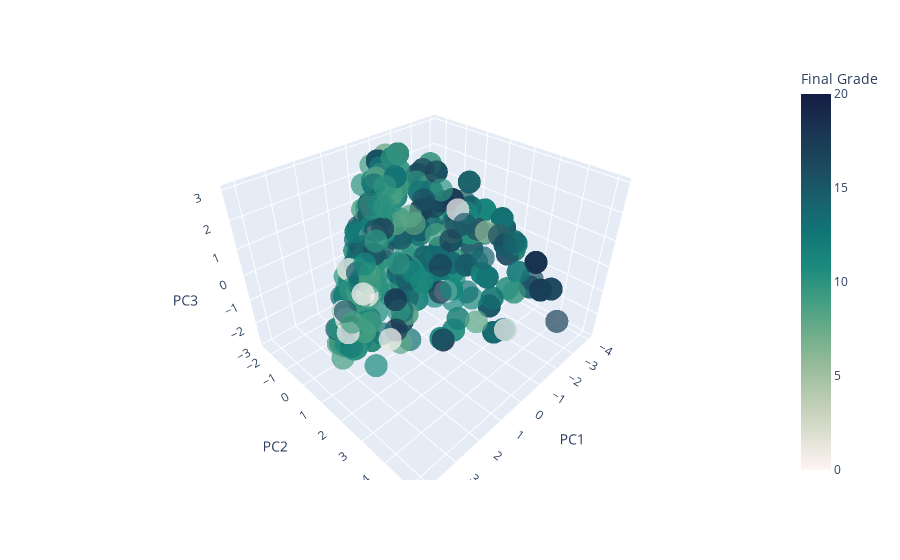

Source (notebook cell):
### Code cell
fig = px.scatter_3d(
    x=df_pca["PC1"],
    y=df_pca["PC2"],
    z=df_pca["PC3"],
    color=df["G3"],
    opacity=0.7,
    color_continuous_scale="tempo",
)

fig.update_layout(
    scene=dict(xaxis_title="PC1", yaxis_title="PC2", zaxis_title="PC3"),
    coloraxis_colorbar=dict(title="Final Grade"),
)
fig.update_traces(mode="markers")
fig.show()

### Figure 1 — Plotly figure (JSON) as saved in the notebook; plotly's stock layout.template omitted (floating-point values rounded to 4 significant figures; data arrays with more than 128 entries replaced by an {"elided": "..."} marker saying what was removed)
{"data": [{"hovertemplate": "x=%{x}<br>y=%{y}<br>z=%{z}<br>color=%{marker.color}<extra></extra>", "legendgroup": "", "marker": {"color": {"elided": "1044 int values"}, "coloraxis": "coloraxis", "opacity": 0.7, "symbol": "circle"}, "mode": "markers", "name": "", "scene": "scene", "showlegend": false, "type": "scatter3d", "x": {"elided": "1044 float values"}, "y": {"elided": "1044 float values"}, "z": {"elided": "1044 float values"}}], "layout": {"coloraxis": {"colorbar": {"title": {"text": "Final Grade"}}, "colorscale": [[0, "rgb(254, 245, 244)"], [0.09091, "rgb(222, 224, 210)"], [0.1818, "rgb(189, 206, 181)"], [0.2727, "rgb(153, 189, 156)"], [0.3636, "rgb(110, 173, 138)"], [0.4545, "rgb(65, 157, 129)"], [0.5455, "rgb(25, 137, 125)"], [0.6364, "rgb(18, 116, 117)"], [0.7273, "rgb(25, 94, 106)"], [0.8182, "rgb(28, 72, 93)"], [0.9091, "rgb(25, 51, 80)"], [1, "rgb(20, 29, 67)"]]}, "legend": {"tracegroupgap": 0}, "margin": {"t": 60}, "scene": {"domain": {"x": [0, 1], "y": [0, 1]}, "xaxis": {"title": {"text": "PC1"}}, "yaxis": {"title": {"text": "PC2"}}, "zaxis": {"title": {"text": "PC3"}}}}}
